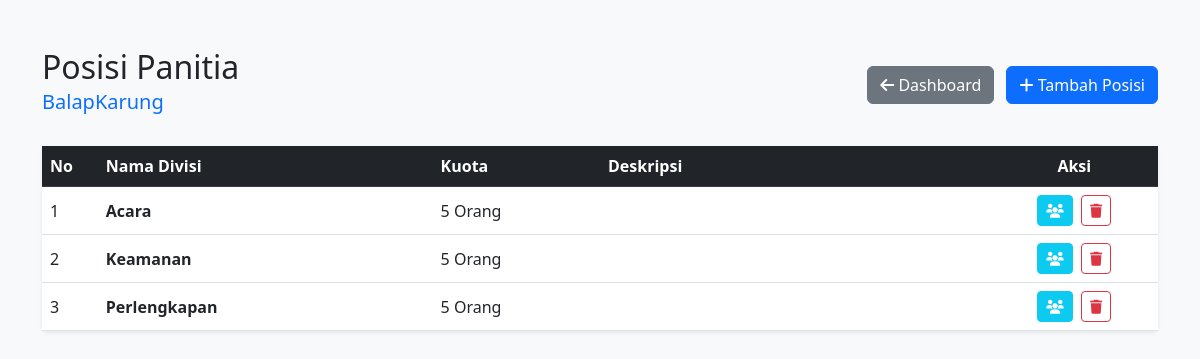
Screenshot of /ADMIN/view_positions.php?event_id=4 (signed in) with the database file from the repository.
### tables this page shows
CREATE TABLE `events` (
  `event_id` int(100) NOT NULL,
  `event_name` varchar(255) NOT NULL,
  `event_description` text DEFAULT NULL,
  `event_date` date NOT NULL,
  `event_end_date` date DEFAULT NULL,
  `event_location` varchar(100) DEFAULT NULL,
  `event_category` varchar(50) DEFAULT NULL,
  `event_poster` varchar(255) DEFAULT NULL,
  `event_status` enum('draft','published') DEFAULT 'draft',
  `created_at` timestamp NOT NULL DEFAULT current_timestamp() ON UPDATE current_timestamp(),
  `created_by` int(100) DEFAULT NULL
);

CREATE TABLE `positions` (
  `position_id` int(11) NOT NULL,
  `event_id` int(11) NOT NULL,
  `position_name` varchar(100) NOT NULL,
  `quota` int(11) NOT NULL DEFAULT 0,
  `description` text DEFAULT NULL,
  `created_at` timestamp NOT NULL DEFAULT current_timestamp()
);

### ADMIN/view_positions.php (the view, shortened to what this page needs)
<?php
require_once '../koneksi.php';
$event_id = $_GET['event_id'];
$q_event = mysqli_query($conn, "SELECT * FROM events WHERE event_id = '$event_id'");
$event = mysqli_fetch_assoc($q_event);
$q_pos = mysqli_query($conn, "SELECT * FROM positions WHERE event_id = '$event_id' ORDER BY position_name ASC");
?>
<!DOCTYPE html>
<html>
<head>
    <link href="https://cdn.jsdelivr.net/npm/bootstrap@5.3.0/dist/css/bootstrap.min.css" rel="stylesheet">
    <link rel="stylesheet" href="https://cdnjs.cloudflare.com/ajax/libs/font-awesome/6.4.0/css/all.min.css">
</head>
<body class="bg-light">
    <div class="container mt-5">
        <div class="d-flex justify-content-between align-items-center mb-4">
            <div>
                <h2 class="mb-1">Posisi Panitia</h2>
                <h5 class="text-primary"><?php echo htmlspecialchars($event['event_name']); ?></h5>
            </div>
            <div>
                <a href="admin_dashboard.php" class="btn btn-secondary me-2"><i class="fas fa-arrow-left"></i> Dashboard</a>
                <a href="add_position.php?event_id=<?php echo $event_id; ?>" class="btn btn-primary"><i class="fas fa-plus"></i> Tambah Posisi</a>
            </div>
        </div>
        <div class="card shadow-sm border-0">
            <div class="card-body p-0">
                <table class="table table-hover mb-0 align-middle">
                    <thead class="table-dark">
                        <tr>
                            <th width="5%">No</th>
                            <th width="30%">Nama Divisi</th>
                            <th width="15%">Kuota</th>
                            <th>Deskripsi</th>
                            <th width="15%" class="text-center">Aksi</th>
                        </tr>
                    </thead>
                    <tbody>
                        <?php if (mysqli_num_rows($q_pos) > 0) {
                            $no = 1;
                            while ($p = mysqli_fetch_assoc($q_pos)) { ?>
                            <tr>
                                <td><?php echo $no++; ?></td>
                                <td class="fw-bold"><?php echo htmlspecialchars($p['position_name']); ?></td>
                                <td><?php echo $p['quota']; ?> Orang</td>
                                <td><?php echo nl2br(htmlspecialchars($p['description'])); ?></td>
                                <td class="text-center">
                                    <a href="view_applicants.php?pos_id=<?php echo $p['position_id']; ?>"
                                       class="btn btn-sm btn-info text-white me-1"
                                       title="Lihat Pelamar">
                                        <i class="fas fa-users"></i>
                                    </a>
                                    <a href="#" class="btn btn-sm btn-outline-danger" title="Hapus Posisi">
                                        <i class="fas fa-trash"></i>
                                    </a>
                                </td>
                            </tr>
                        <?php } } ?>
                    </tbody>
                </table>
            </div>
        </div>
    </div>
</body>
</html>

### rows the page displays
events: event_name "BalapKarung"
positions: position_name "Acara", quota "5"
positions: position_name "Keamanan", quota "5"
positions: position_name "Perlengkapan", quota "5"
